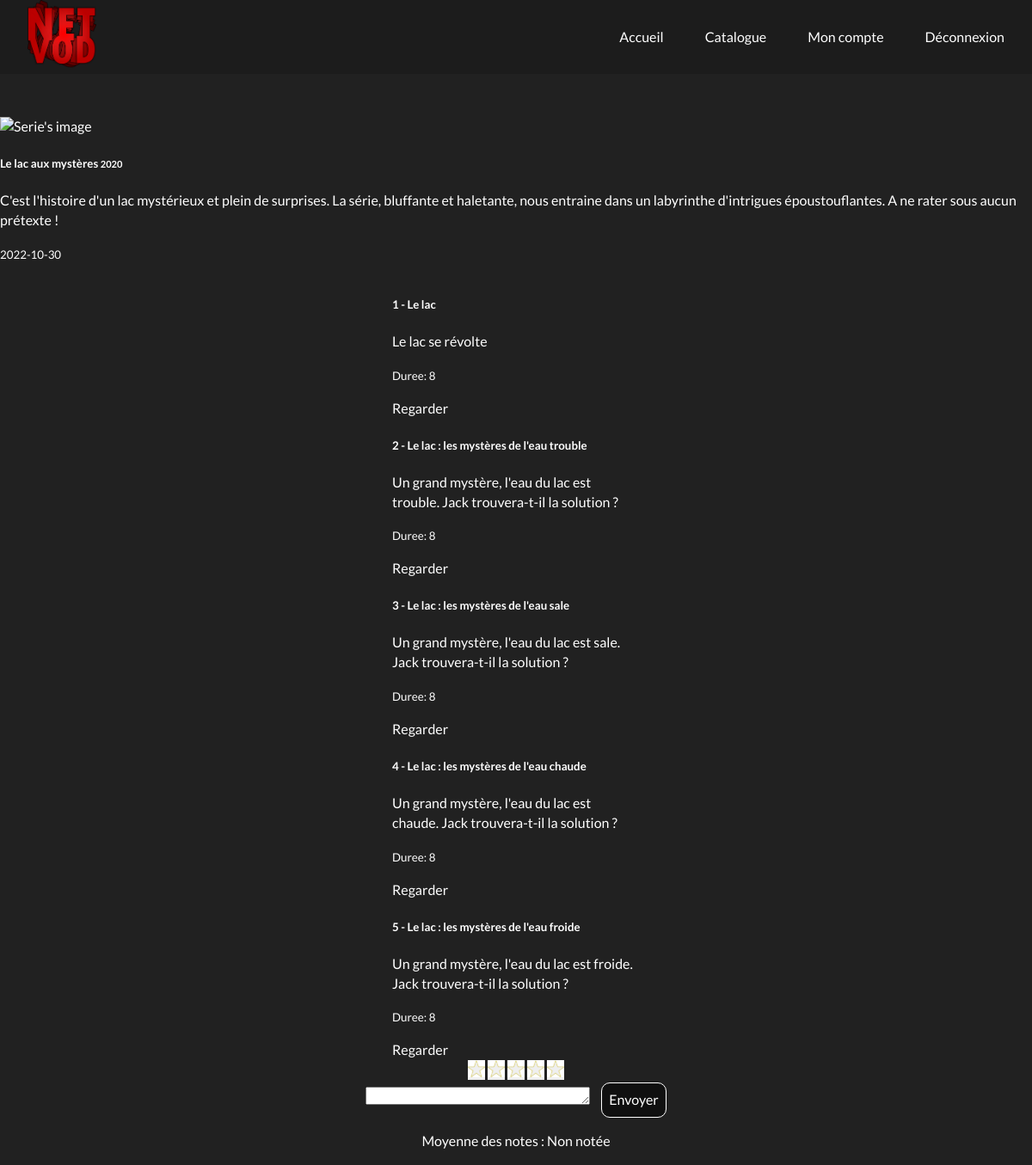
Screenshot of /?action=display-serie&id=1 (signed in) with the database file from the repository.
### tables this page shows
CREATE TABLE `serie` (
  `id` int(11) NOT NULL,
  `titre` varchar(128) NOT NULL,
  `descriptif` text NOT NULL,
  `img` varchar(256) NOT NULL,
  `annee` int(11) NOT NULL,
  `date_ajout` date NOT NULL
);

CREATE TABLE `episode` (
  `id` int(11) NOT NULL,
  `numero` int(11) NOT NULL DEFAULT 1,
  `titre` varchar(128) NOT NULL,
  `resume` text DEFAULT NULL,
  `duree` int(11) NOT NULL DEFAULT 0,
  `file` varchar(256) DEFAULT NULL,
  `serie_id` int(11) DEFAULT NULL
);

### classes/action/Action.php (called while the page is built, shortened)
<?php
abstract class Action {
    public function __construct(){
        $this->http_method = $_SERVER['REQUEST_METHOD'];
    }
}

### index.php (called while the page is built, shortened)
<?php
$dispatcher = new Dispatcher($_GET['action']);
$dispatcher->run();

### classes/contenu/serie/Serie.php (called while the page is built, shortened)
<?php
class Serie
{
    private int $id;
    public function __construct(int $id, string $titre, string $description="", string $image=null, int $annee=null, string $date_ajout=null){
        $this->id = $id;
        $this->titre = $titre;
        $this->description = $description;
        $this->image = ($image =="") ? "https://img.icons8.com/fluency/512/laptop-play-video.png":$image;
        $this->annee = $annee ?? date("Y");
        $this->date_ajout = $date_ajout ?? date("Y-m-d");
    }
    public function getEpisodes(): array{
        $sql = "SELECT * FROM episode WHERE episode.serie_id = :id";
        $stmt = ConnexionFactory::makeConnection()->prepare($sql);
        $stmt->execute(['id' => $this->id]);
        $result = $stmt->fetchAll();
        $episodes = [];
        foreach($result as $episode){
            $episodes[] = new Episode($episode['id'], $episode['numero'], $episode['titre'], $episode['resume'], $episode['duree'], $episode['file'], $episode['serie_id']);
        }
        return $episodes;
    }
    public function __get(string $name): mixed {
        return (isset($this->$name)) ? $this->$name : throw new InvalidPropertyNameException("Proprietée invalide");
    }
    public static function getSerieFromId(int $id): false|Serie{
        $sql = "SELECT * FROM serie WHERE id = :id";
        $stmt = ConnexionFactory::makeConnection()->prepare($sql);
        $stmt->execute(['id' => $id]);
        $result = $stmt->fetch();
        if (!$result) {
            return false;
        } else {
            return new Serie($result["id"], $result['titre'], $result['descriptif'], $result['img'], $result['annee'], $result['date_ajout']);
        }
    }
    public function getNoteMoyenne(): string {
        $sql = "SELECT ROUND(AVG(note), 1) as moyenne FROM avis WHERE serie_id = :id";
        $stmt = ConnexionFactory::makeConnection()->prepare($sql);
        $stmt->execute(['id' => $this->id]);
        $result = $stmt->fetch(\PDO::FETCH_ASSOC);
        if(!$result || is_null($result['moyenne'])){
            $note = "Non notée";
        }else{
            $note = "{$result['moyenne']}/5";
        }
        return $note;
    }
}

### classes/db/ConnexionFactory.php (called while the page is built, shortened)
<?php
class ConnexionFactory{
    public static $db = null;
    public static $config =[];
    public static function setConfig($iniFile): void{
        self::$config = parse_ini_file($iniFile);
    }
    public static function makeConnection(): ?PDO
    {
        if(self::$db === null){
            $dsn = self::$config['driver'].
                ':host='.self::$config['host'].
                ';dbname='.self::$config['dataBase'];
            self::$db = new PDO($dsn, self::$config['username'], self::$config['password'],[
                PDO::ATTR_PERSISTENT => true,
                PDO::ATTR_ERRMODE => PDO::ERRMODE_EXCEPTION,
                PDO::ATTR_EMULATE_PREPARES => false,
                PDO::ATTR_STRINGIFY_FETCHES => false,
            ]);
            self::$db->prepare("SET NAMES 'utf8'")->execute();
        }
        return self::$db;
    }
}

### classes/contenu/serie/episode/Episode.php (called while the page is built, shortened)
<?php
class Episode
{
    public function __construct(int $id, int $numero, string $titre, string $resume, int $duree, string $file, int $serie_id)
    {
        $this->id = $id;
        $this->titre = $titre;
        $this->resume = $resume;
        $this->duree = $duree;
    }
    public function __get(string $name): mixed {
        return (isset($this->$name)) ? $this->$name : throw new InvalidPropertyNameException("Proprietée invalide");
    }
}

### classes/renderer/EpisodeRenderer.php (the view, shortened to what this page needs)
<?php
class EpisodeRenderer implements Renderer
{
    private Episode $episode;
    public function __construct(Episode $episode)
    {
        $this->episode = $episode;
    }
    public function render(int $selector): string
    {
        return ($selector == Renderer::COMPACT) ? $this->rendererCompact(): $this->rendererLong();
    }
    protected function rendererCompact(): string
    {
        return '
        <div class="card" style="width: 18rem;">
          <div class="card-body">
            <h5 class="card-title">'.$this->episode->id.' - '.$this->episode->titre.'</h5>
            <p class="card-text">'.$this->episode->resume.'</p>
            <p class="card-text"><small class="text-muted">Duree: '.$this->episode->duree.'</small></p>
            <a href="?action=display-episode-details&id='.$this->episode->id.'" class="btn btn-primary">Regarder</a>
          </div>
        </div>
        ';
    }
}

### classes/action/DisplaySerieAction.php (shortened to what this page needs)
<?php
class DisplaySerieAction extends Action {
    public function execute(): string {
		$html = '';
        if ($this->http_method == 'GET') {
            $serie = Serie::getSerieFromId($_GET['id']);
	        $html .= (new SerieRenderer($serie))->render(Renderer::LONG);
	        $html .= '
            <div id="glob">
            	    <form action="?action=display-serie&id=' . $_GET['id'] . '" class="form_c" method="post">
	                    <button type="submit" class="button_c">
	                        <img id="tde_1" src="images/star.png" class="tde" alt="star 1"/>
	                    </button>
	                </form>
	                <form action="?action=display-serie&id=' . $_GET['id'] . '" class="form_c" method="post">
                        <button type="submit" class="button_c"><img id="tde_2" src="images/star.png" class="tde" alt="star 2"/></button>
                    </form>
                    <form action="?action=display-serie&id=' . $_GET['id'] . '" class="form_c" method="post">
                        <button type="submit" class="button_c"><img id="tde_3" src="images/star.png" class="tde" alt="star 3"/></button>
                    </form>
                    <form action="?action=display-serie&id=' . $_GET['id'] . '" class="form_c" method="post">
                        <button type="submit" class="button_c"><img id="tde_4" src="images/star.png" class="tde" alt="star 4"/></button>
                    </form>
                    <form action="?action=display-serie&id=' . $_GET['id'] . '" class="form_c" method="post">
                        <button type="submit" class="button_c"><img id="tde_5" src="images/star.png" class="tde" alt="star 5"/></button>
                    </form>
            </div>
                setNote('.$serie->getNote().');
                        setNote('.$serie->getNote().');
			<div id="commentaires">
				<form action="?action=display-serie&id=' . $_GET['id'] . '" method="post">
					<input type="hidden" name="id" value="' . $_GET['id'] . '">
					<textarea name="com" id="com" cols="30" rows="1">'.$serie->getCom().'</textarea>
					<input type="submit" value="Envoyer">
				</form>
			</div>
			<div id="moyenne">
				<p>Moyenne des notes : '.$serie->getNoteMoyenne().'</p>
			</div>
			';
		}
		return $html;
    }
}

### classes/renderer/SerieRenderer.php (shortened to what this page needs)
<?php
class SerieRenderer implements Renderer
{
    private Serie $serie;
    public function __construct(Serie $serie)
    {
        $this->serie = $serie;
    }
    private function renderLong(): string{
        $html = '
        <div class="card">
          <img src="'.$this->serie->image.'" class="card-img" style="width: 10rem;" alt="Serie\'s image">
          <div class="card-img-overlay">
            <h5 class="card-title">'.$this->serie->titre.' <small>'.$this->serie->annee.'</small></h5>
            <p class="card-text">'.$this->serie->description.'</p>
            <p class="card-text"><small>'.$this->serie->date_ajout.'</small></p>
          </div>
        </div>
        <div class="card-group">
        ';
        $episodes = $this->serie->getEpisodes();
        foreach($episodes as $episode){
            $renderer = new EpisodeRenderer($episode);
            $html .= $renderer->render(Renderer::COMPACT);
        }
        $html .= '</div>';
        return $html;
    }
    public function render(int $selector): string
    {
        return ($selector === Renderer::COMPACT) ? $this->renderCompact() : $this->renderLong();
    }
}

### classes/dispatch/Dispatcher.php (shortened to what this page needs)
<?php
class Dispatcher {
    private string $action;
    public function __construct(string $action) {
        $this->action = $action;
    }
    public function run(): void {
        $action = match ($this->action) {
            'signin' => new SigninAction(),
            'register' => new RegisterAction(),
            'logout' => new LogoutAction(),
            'display-episode-details' => new DisplayEpisodeDetailsAction(),
            'display-serie' => new DisplaySerieAction(),
            'accueil-catalogue' => new AccueilCatalogueAction(),
            'add-fav-series' => new AddFavSeriesAction(),
            'user-home-page' => new UserHomePageAction(),
            'gestion-utilisateur' => new GestionUtilisateurAction(),
            'update-episode-progress' => new UpdateEpisodeProgressAction(),
	        'delete-fav-series' => new DeleteFavSeriesAction(),
            default => new DefaultAction(),
        };
        try {
            $this->renderPage($action->execute());
        } catch (Exception $e) {
            $this->renderPage($e->getMessage());
        }
    }
    private function renderPage(string $html): void{
        $content= '
            <!DOCTYPE html>
            <html lang="fr">
            <head>
                <meta charset="UTF-8">
                <title>NetVOD - '.$_GET['action'].'</title>
                <link rel="stylesheet" href="css/style.css">
                <script src="https://code.jquery.com/jquery-3.6.1.min.js"></script>
            </head>
            <body>
                <header>
                    <div id="logo">
                        <a href="?action=accueil-catalogue"><img src="images/logo.png" alt="logo" id="logo_image"></a>
                    </div>
                    <div id="menu">';
        if (isset($_SESSION['user'])) {
$content .= <<<HTML
                            <p><a href="?action=user-home-page">Accueil</a></p>
                            <p><a href="?action=accueil-catalogue">Catalogue</a></p>
                            <p><a href="?action=gestion-utilisateur">Mon compte</a></p>
                            <p><a href="?action=logout">Déconnexion</a></p>
HTML;
} else {
$content .= <<<HTML
                            <p><a href="?action=signin">Connexion</a></p>
                            <p><a href="?action=register">Inscription</a></p>
HTML;
}
$content .= <<<HTML
                    </div>
                </header>
HTML;
        $content .= $html;
        $content .= '</body></html>';
        print($content);
    }
}

### css/style.css (style rules this page uses)
body { height: auto; width: 100%; display: flex; flex-direction: column; justify-content: center; align-items: center; background-color: #212121; color: #ffffff; font-family: 'Lato', sans-serif; font-size: 1em; line-height: 1.42857143; margin: 0; }
input { margin-left: 10px; background-color: #101010; border: 1px solid #ffffff; border-radius: 10px; color: #ffffff; font-family: 'Lato', sans-serif; font-size: 1em; line-height: 1.42857143; padding: 0.5em; }
a { color: #ffffff; text-decoration: none; }
header { position: sticky; top: 0; margin-bottom: 50px; width: 100vw; height: auto; display: flex; flex-direction: row; justify-content: space-between; background-color: #1c1c1c; }
#menu { display: flex; flex-direction: row; justify-content: space-between; align-items: center; }
#menu p { margin: 0 2em 0 1em; }
#logo_image { width: 5em; height: 5em; margin: 0 2em; }
.tde { height: 20px; width: 20px; cursor: pointer; }
.form_c { display: inline-block; }
.button_c { border: none !important; padding: 0 !important; }

### rows the page displays
serie: titre "Le lac aux mystères", annee "2020", descriptif "C'est l'histoire d'un lac mystérieux et plein de surprises. La série, bluffante et haletante, nous entraine dans un labyrinthe d'intrigues époustouflantes. A ne rater sous aucun prétexte !", date_ajout "2022-10-30"
episode: id "1", titre "Le lac", resume "Le lac se révolte", duree "8"
episode: id "2", titre "Le lac : les mystères de l'eau trouble", resume "Un grand mystère, l'eau du lac est trouble. Jack trouvera-t-il la solution ?", duree "8"
episode: id "3", titre "Le lac : les mystères de l'eau sale", resume "Un grand mystère, l'eau du lac est sale. Jack trouvera-t-il la solution ?", duree "8"
episode: id "4", titre "Le lac : les mystères de l'eau chaude", resume "Un grand mystère, l'eau du lac est chaude. Jack trouvera-t-il la solution ?", duree "8"
episode: id "5", titre "Le lac : les mystères de l'eau froide", resume "Un grand mystère, l'eau du lac est froide. Jack trouvera-t-il la solution ?", duree "8"

### other values shown
$serie->getNoteMoyenne() "Non notée"
